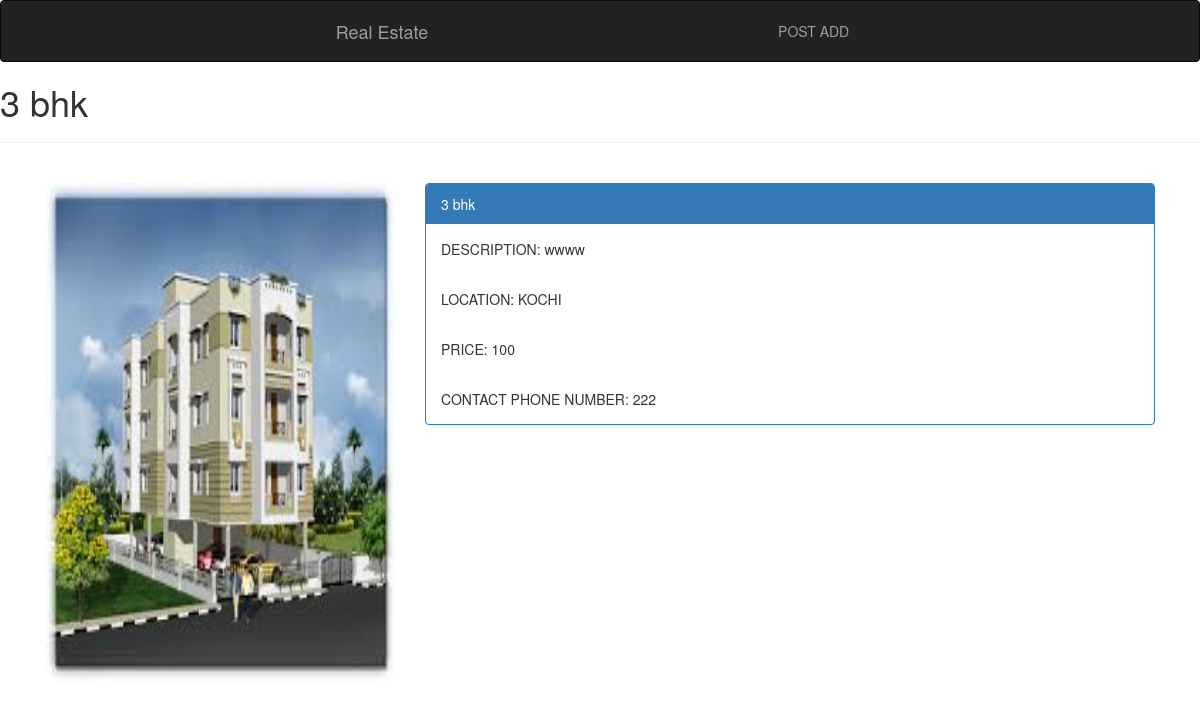
The app's page /details/1/, older data.
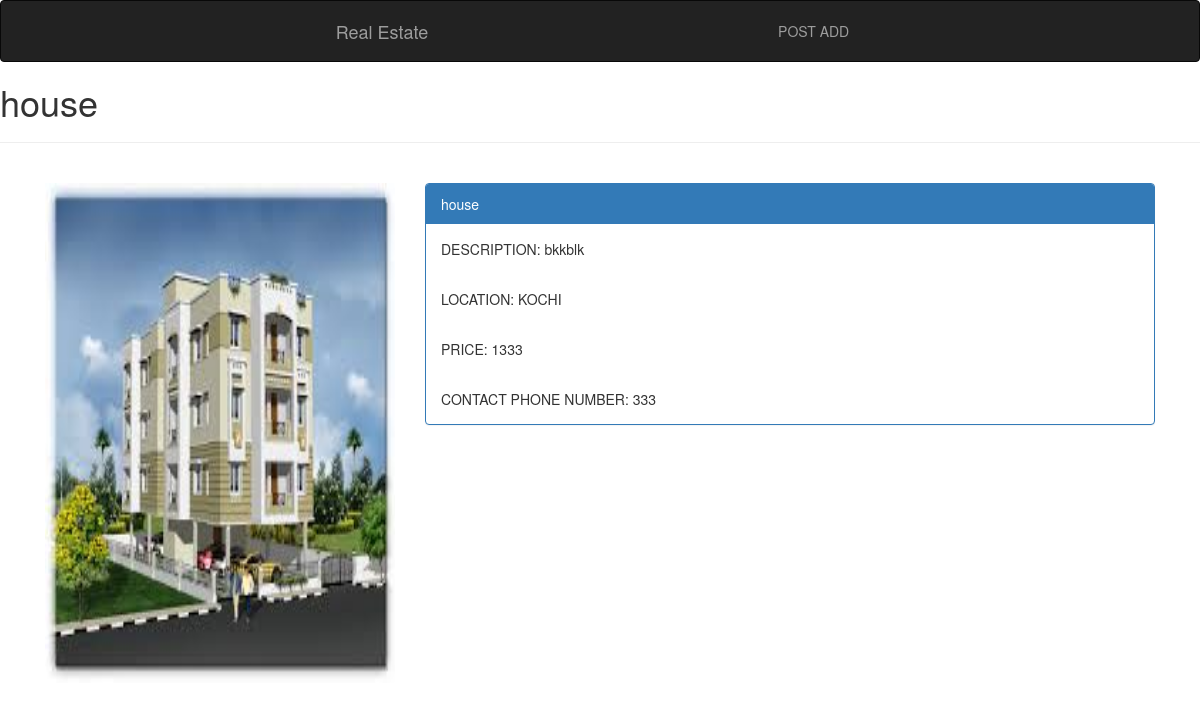
The same page, newer data.
### realapp/models.py (models this page shows, shortened)
class Item(models.Model):
    ITEM_TYPE = (
        ('V', 'Villa'),
        ('P', 'Plot'),
        ('F', 'Flat'),
    )
    CITY = (
        ('KOCHI','kochi'),
        ('TRIVANDRUM','trivandrum'),
        ('KOTTAYAM','kottayam'),
        ('THRISSUR','thrissur'),
        ('KOZHIKODE','kozhikode'),
    )
    item_title = models.CharField(max_length=50)
    item_description = models.CharField(max_length=90)
    item_type = models.CharField(max_length=1, choices=ITEM_TYPE)
    item_images = models.ImageField(upload_to='realapp/images')
    creator_name = models.ForeignKey(UserProfile, on_delete=models.CASCADE, )
    phone_regex = RegexValidator(regex=r'^\+?1?\d{9,15}$',
                                 message="Invalid Mobile Number !!!")
    contact_phone_no = models.CharField(validators=[phone_regex], max_length=10, blank=True)
    city = models.CharField(max_length=20, choices=CITY)
    price = models.IntegerField(default=1)

### realapp/views.py (the view)
# urls.py: path('details/<int:pk>/', views.DetailUserView.as_view(), name="details"),
class DetailUserView(generic.DetailView):
    model = Item
    template_name = 'realapp/detail.html'
    context_object_name = 'estate'

### realapp/templates/realapp/detail.html
{% extends 'realapp/base.html' %}
{% load staticfiles %}
{% block content %}
  <h1>{{estate.item_title}} </h1> <hr><br>
<div class="container">
    <div class="row">
        <div class="col-sm-4">    <img width=350px height=500px src="{{estate.item_images.url}}"/> </div>
              <div class="col-sm-8">
                <div class="panel-group">
                    <div class="panel panel-primary">
                        <div class="panel-heading">  {{estate.item_title}}</div>
                        <div class="panel-body">DESCRIPTION:  {{estate.item_description}}</div>
                        <div class="panel-body">LOCATION:   {{estate.city}} </div>
                        <div class="panel-body">PRICE:  {{estate.price}} </div>
                        <div class="panel-body">CONTACT PHONE NUMBER:   {{estate.contact_phone_no}}  </div>
                    </div>
                </div>
              </div>
    </div>
</div>
{% endblock %}

Row changes from the older to the newer data that the page shows:
changed Item "KOCHI": item_title "3 bhk" → "house"; item_description "wwww" → "bkkblk"; price "100" → "1333"; contact_phone_no "222" → "333"
